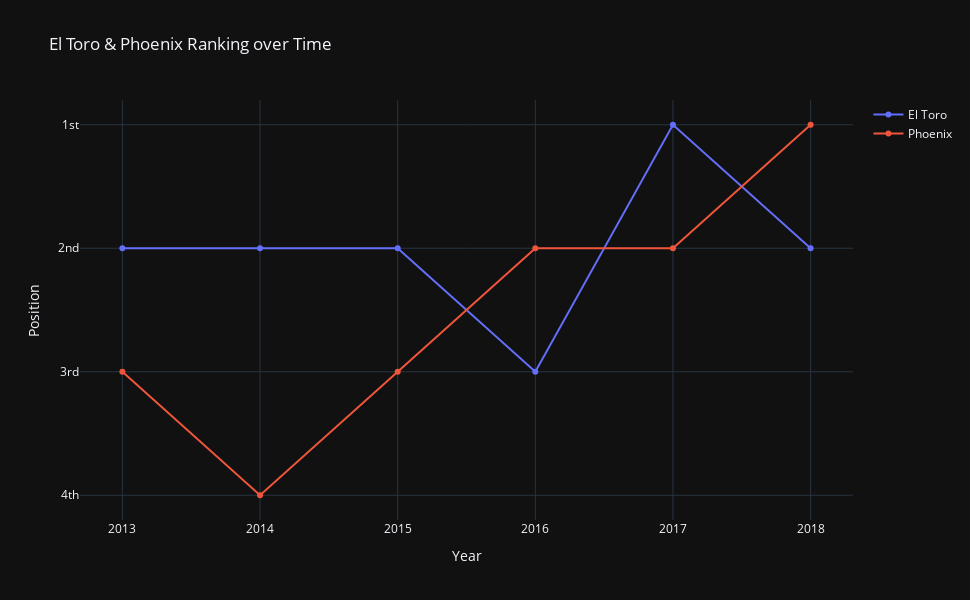

The notebook cell saved with this chart:
### Markdown cell above
3. Write a function that will plot the ranking of two given roller coasters over time as lines. Your function should take both roller coasters' names and a ranking DataFrame as arguments. Make sure to include informative labels that describe your visualization.

   Call your function with `"El Toro"` as one roller coaster name, `"Boulder Dash"` as the other roller coaster name, and the wood ranking DataFrame. What issue do you notice? Update your function with two additional arguments to alleviate the problem, and retest your function.

### Code cell
# 3
# Create a function to plot rankings over time for 2 roller coasters
def plot2rc(rcname1, rcname2, df, park_name, park_name2):
    selection1 = df[(df.Name == rcname1) & (df.Park == park_name)]
    selection2 = df[(df.Name == rcname2) & (df.Park == park_name2)]

    plt.style.use('fivethirtyeight')
    plt.figure(figsize=(20, 10))
    ax = plt.subplot()
    ax.invert_yaxis()

    plt.plot(selection1['Year of Rank'],
             selection1.Rank.values,
             marker='o',
             color='r')
    plt.plot(selection2['Year of Rank'],
             selection2.Rank.values,
             marker='o',
             color='b')
    ax.set_yticks(selection2.Rank.values)

    plt.title('{} & {} Ranking over Time'.format(rcname1, rcname2))
    plt.xlabel("Years")
    plt.ylabel("Rank Position")
    plt.legend([rcname1, rcname2])

def plot2rc_p(rcname1, rcname2, df, park_name, park_name2):
    selection1 = df[(df.Name == rcname1) & (df.Park == park_name)]
    selection2 = df[(df.Name == rcname2) & (df.Park == park_name2)]
    
    fig = go.Figure(layout=go.Layout(height=600, width=970))
    # Create and style traces
    fig.add_trace(go.Scatter(x=selection1['Year of Rank'], y=selection1.Rank.values, name=rcname1))
    fig.add_trace(go.Scatter(x=selection2['Year of Rank'], y=selection2.Rank.values, name = rcname2))
    fig.update_layout(yaxis=dict(autorange="reversed"))
    lbl = ['1st', '2nd', '3rd', '4th']
    fig.update_layout(yaxis=dict(tickmode='array', tickvals=['1','2','3','4'], ticktext=lbl))
    fig.update_layout(title='{} & {} Ranking over Time'.format(rcname1, rcname2), 
                   xaxis_title='Year',
                   yaxis_title='Position')
    fig.update_layout(template='plotly_dark')
    fig.show()


# Create a plot of El Toro and Boulder Dash roller coasters
#plot2rc('El Toro', 'Phoenix', rc_wood_data, 'Six Flags Great Adventure',
#        'Knoebels Amusement Resort')

plot2rc_p('El Toro', 'Phoenix', rc_wood_data, 'Six Flags Great Adventure',
        'Knoebels Amusement Resort')

### Figure 1 — Plotly figure (JSON) as saved in the notebook; plotly's stock layout.template omitted (floating-point values rounded to 4 significant figures)
{"data": [{"name": "El Toro", "type": "scatter", "x": [2013, 2014, 2015, 2016, 2017, 2018], "y": [2, 2, 2, 3, 1, 2]}, {"name": "Phoenix", "type": "scatter", "x": [2013, 2014, 2015, 2016, 2017, 2018], "y": [3, 4, 3, 2, 2, 1]}], "layout": {"height": 600, "title": {"text": "El Toro & Phoenix Ranking over Time"}, "width": 970, "xaxis": {"title": {"text": "Year"}}, "yaxis": {"autorange": "reversed", "tickmode": "array", "ticktext": ["1st", "2nd", "3rd", "4th"], "tickvals": ["1", "2", "3", "4"], "title": {"text": "Position"}}}}
